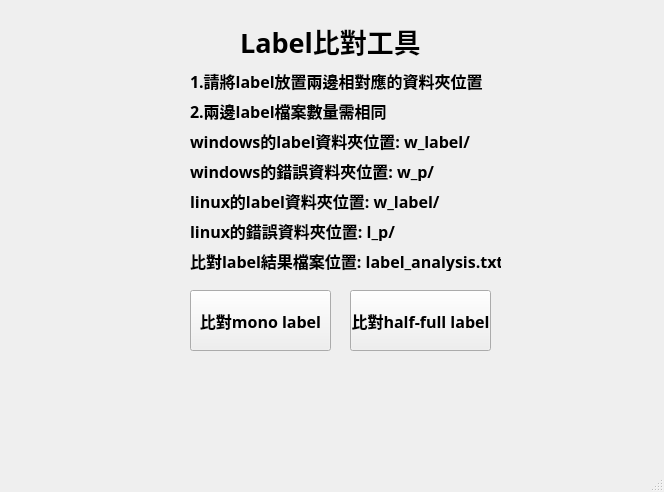
<?xml version="1.0" encoding="UTF-8"?>
<ui version="4.0">
 <class>MainWindow</class>
 <widget class="QMainWindow" name="MainWindow">
  <property name="geometry">
   <rect>
    <x>0</x>
    <y>0</y>
    <width>664</width>
    <height>492</height>
   </rect>
  </property>
  <property name="windowTitle">
   <string>LabelCompareTool</string>
  </property>
  <widget class="QWidget" name="centralwidget">
   <widget class="QPushButton" name="pb_half_full_label">
    <property name="geometry">
     <rect>
      <x>350</x>
      <y>290</y>
      <width>141</width>
      <height>61</height>
     </rect>
    </property>
    <property name="font">
     <font>
      <family>微軟正黑體</family>
      <pointsize>12</pointsize>
      <weight>75</weight>
      <bold>true</bold>
     </font>
    </property>
    <property name="text">
     <string>比對half-full label</string>
    </property>
   </widget>
   <widget class="QPushButton" name="pb_mono_label">
    <property name="geometry">
     <rect>
      <x>190</x>
      <y>290</y>
      <width>141</width>
      <height>61</height>
     </rect>
    </property>
    <property name="font">
     <font>
      <family>微軟正黑體</family>
      <pointsize>12</pointsize>
      <weight>75</weight>
      <bold>true</bold>
     </font>
    </property>
    <property name="text">
     <string>比對mono label</string>
    </property>
   </widget>
   <widget class="QLabel" name="label">
    <property name="geometry">
     <rect>
      <x>190</x>
      <y>130</y>
      <width>281</width>
      <height>21</height>
     </rect>
    </property>
    <property name="font">
     <font>
      <family>微軟正黑體</family>
      <pointsize>12</pointsize>
      <weight>75</weight>
      <bold>true</bold>
     </font>
    </property>
    <property name="text">
     <string>windows的label資料夾位置: w_label/</string>
    </property>
   </widget>
   <widget class="QLabel" name="label_2">
    <property name="geometry">
     <rect>
      <x>190</x>
      <y>190</y>
      <width>281</width>
      <height>21</height>
     </rect>
    </property>
    <property name="font">
     <font>
      <family>微軟正黑體</family>
      <pointsize>12</pointsize>
      <weight>75</weight>
      <bold>true</bold>
     </font>
    </property>
    <property name="text">
     <string>linux的label資料夾位置: w_label/</string>
    </property>
   </widget>
   <widget class="QLabel" name="label_3">
    <property name="geometry">
     <rect>
      <x>190</x>
      <y>160</y>
      <width>281</width>
      <height>21</height>
     </rect>
    </property>
    <property name="font">
     <font>
      <family>微軟正黑體</family>
      <pointsize>12</pointsize>
      <weight>75</weight>
      <bold>true</bold>
     </font>
    </property>
    <property name="text">
     <string>windows的錯誤資料夾位置: w_p/</string>
    </property>
   </widget>
   <widget class="QLabel" name="label_4">
    <property name="geometry">
     <rect>
      <x>190</x>
      <y>220</y>
      <width>281</width>
      <height>21</height>
     </rect>
    </property>
    <property name="font">
     <font>
      <family>微軟正黑體</family>
      <pointsize>12</pointsize>
      <weight>75</weight>
      <bold>true</bold>
     </font>
    </property>
    <property name="text">
     <string>linux的錯誤資料夾位置: l_p/</string>
    </property>
   </widget>
   <widget class="QLabel" name="label_5">
    <property name="geometry">
     <rect>
      <x>190</x>
      <y>250</y>
      <width>311</width>
      <height>21</height>
     </rect>
    </property>
    <property name="font">
     <font>
      <family>微軟正黑體</family>
      <pointsize>12</pointsize>
      <weight>75</weight>
      <bold>true</bold>
     </font>
    </property>
    <property name="text">
     <string>比對label結果檔案位置: label_analysis.txt</string>
    </property>
   </widget>
   <widget class="QLabel" name="label_6">
    <property name="geometry">
     <rect>
      <x>240</x>
      <y>20</y>
      <width>281</width>
      <height>41</height>
     </rect>
    </property>
    <property name="font">
     <font>
      <family>微軟正黑體</family>
      <pointsize>20</pointsize>
      <weight>75</weight>
      <bold>true</bold>
     </font>
    </property>
    <property name="text">
     <string>Label比對工具</string>
    </property>
   </widget>
   <widget class="QLabel" name="label_7">
    <property name="geometry">
     <rect>
      <x>190</x>
      <y>70</y>
      <width>301</width>
      <height>21</height>
     </rect>
    </property>
    <property name="font">
     <font>
      <family>微軟正黑體</family>
      <pointsize>12</pointsize>
      <weight>75</weight>
      <bold>true</bold>
     </font>
    </property>
    <property name="text">
     <string>1.請將label放置兩邊相對應的資料夾位置</string>
    </property>
   </widget>
   <widget class="QLabel" name="label_8">
    <property name="geometry">
     <rect>
      <x>190</x>
      <y>100</y>
      <width>281</width>
      <height>21</height>
     </rect>
    </property>
    <property name="font">
     <font>
      <family>微軟正黑體</family>
      <pointsize>12</pointsize>
      <weight>75</weight>
      <bold>true</bold>
     </font>
    </property>
    <property name="text">
     <string>2.兩邊label檔案數量需相同</string>
    </property>
   </widget>
  </widget>
  <widget class="QMenuBar" name="menubar">
   <property name="geometry">
    <rect>
     <x>0</x>
     <y>0</y>
     <width>664</width>
     <height>22</height>
    </rect>
   </property>
  </widget>
  <widget class="QStatusBar" name="statusbar"/>
 </widget>
 <resources/>
 <connections/>
</ui>
